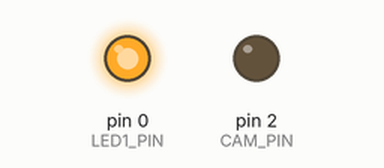
The sketch below on a simulated Arduino Uno, built with avr-gcc and run on an emulated ATmega328P. Shown: output pins drawn as LEDs (lit = HIGH).

Above: at 10.5 s.
At 18.2 s:
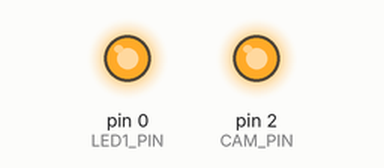
At 30.1 s:
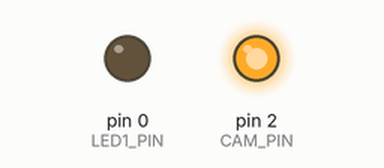
At 49.8 s:
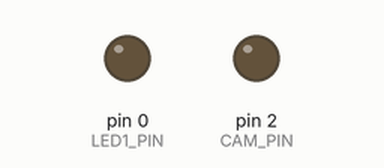
Timing chart, 0 to 50.0 s (numbered marks = the images above):
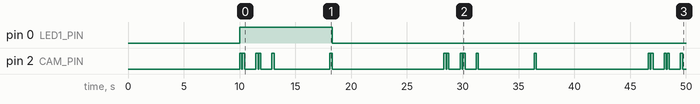

Measured:
- by itself, pin 0 (LED1_PIN): HIGH → LOW at 18.3 s
- by itself, pin 2 (CAM_PIN): repeats every 18.3 s: LOW 0.05 s, HIGH 0.20 s, LOW 1.0 s, HIGH 0.20 s, LOW 0.05 s, HIGH 0.20 s, LOW 1.0 s, HIGH 0.20 s, LOW 5.0 s, HIGH 0.20 s, LOW 10.0 s, HIGH 0.20 s

The sketch:

2224DCam.ino
```cpp
const int CAM_PIN = 2;
const int LED1_PIN = 0;
//const int LED2_PIN = 1;

bool gRecording = false;

void setup() {
  // put your setup code here, to run once:
  pinMode(CAM_PIN, OUTPUT);
  pinMode(LED1_PIN, OUTPUT);
  //pinMode(LED2_PIN, OUTPUT);

  digitalWrite(CAM_PIN, LOW);
  digitalWrite(LED1_PIN, LOW);

  delay(10000);
  digitalWrite(LED1_PIN, HIGH);
}

void toggle_camera() {
  static const int HIGH_TIME = 200;

  gRecording = !gRecording;

  digitalWrite(CAM_PIN, HIGH);
  delay(HIGH_TIME);
  digitalWrite(CAM_PIN, LOW);
}

void take_picture() {

  static const int HIGH_TIME = 200;
  static const int LOW_TIME = 50;

  digitalWrite(CAM_PIN, HIGH);
  delay(HIGH_TIME);
  digitalWrite(CAM_PIN, LOW);

  delay(LOW_TIME);

  digitalWrite(CAM_PIN, HIGH);
  delay(HIGH_TIME);
  digitalWrite(CAM_PIN, LOW);
}

void loop() {
  take_picture();
  delay(1000);
  take_picture();

  delay(1000);

  toggle_camera();
  delay(5000);
  toggle_camera();

  digitalWrite(LED1_PIN, LOW);
  delay(10000);
}
```
